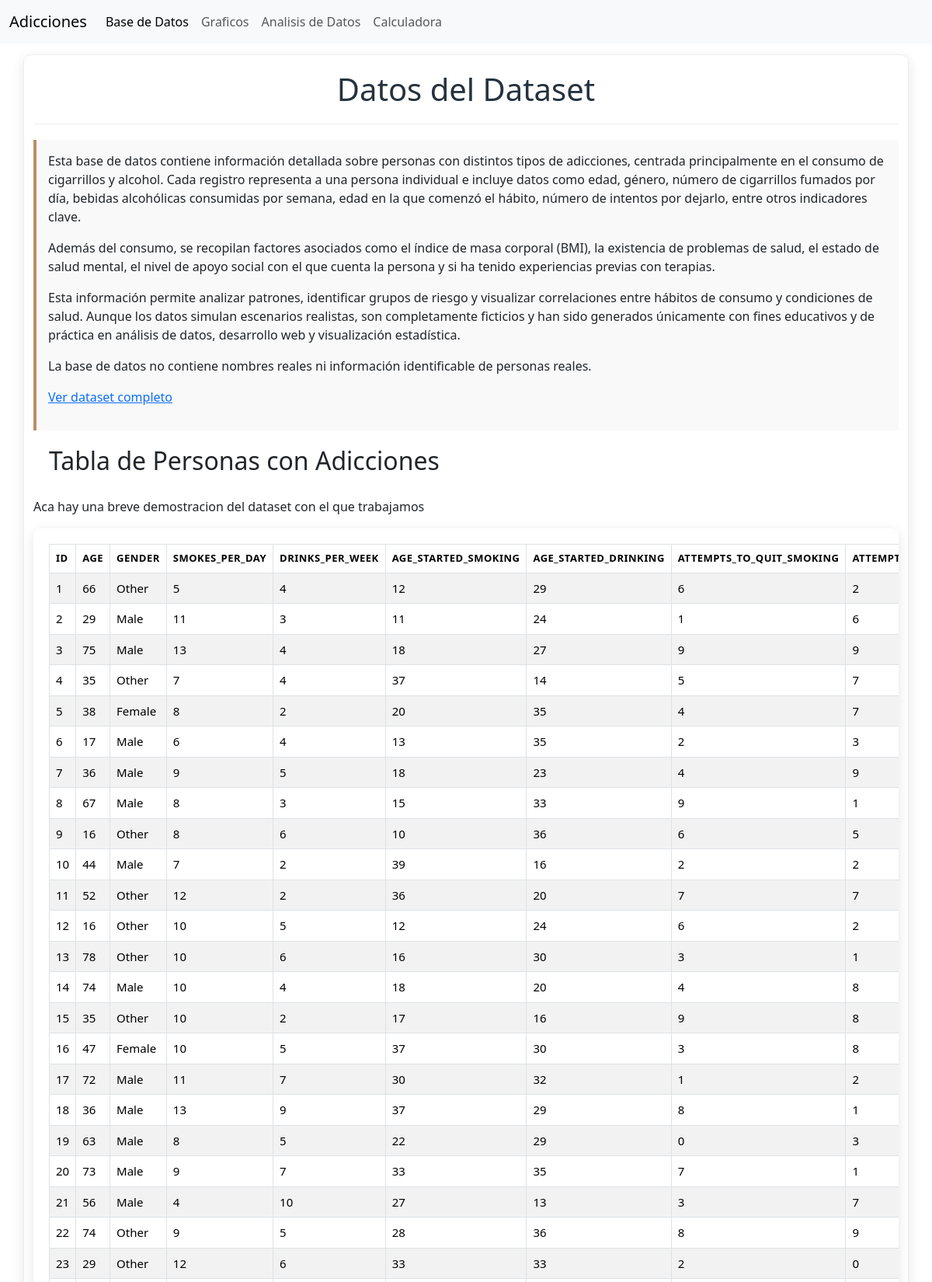
The page / (upper part) on the database its author committed.
### app.py (models this page shows)
class Persona(db.Model):
    id = db.Column(db.Integer, primary_key=True)
    age = db.Column(db.Integer)
    gender = db.Column(db.String(20))
    smokes_per_day = db.Column(db.Integer)
    drinks_per_week = db.Column(db.Integer)
    age_started_smoking = db.Column(db.Integer)
    age_started_drinking = db.Column(db.Integer)
    attempts_to_quit_smoking = db.Column(db.Integer)
    attempts_to_quit_drinking = db.Column(db.Integer)
    has_health_issues = db.Column(db.Boolean)
    mental_health_status = db.Column(db.String(50))
    social_support = db.Column(db.String(50))
    therapy_history = db.Column(db.String(50))

### app.py (the view)
@app.route('/')
def index():
    personas = Persona.query.limit(50).all()
    datos_cargados = len(personas) > 0
    return render_template('index.html', personas=personas, datos_cargados=datos_cargados)

### app.py (called while the page is built)
@app.before_request
def limpiar_una_vez():
    global inicializado
    if not inicializado:
        db.session.query(Persona).delete()
        db.session.commit()
        inicializado = True

### templates/index.html (shortened to what this page needs)
<!DOCTYPE html>
<html lang="es">
<head>
    <link rel="stylesheet" href="{{ url_for('static', filename='css/style.css') }}">
    <link href="https://cdn.jsdelivr.net/npm/bootstrap@5.3.6/dist/css/bootstrap.min.css" rel="stylesheet">
</head>
<body>
    <nav class="navbar navbar-expand-lg bg-body-tertiary fixed-top">
      <div class="container-fluid">
        <a class="navbar-brand" href="{{ url_for('index') }}">Adicciones</a>
        <div class="collapse navbar-collapse" id="navbarNav">
          <ul class="navbar-nav">
            <li class="nav-item">
              <a class="nav-link active" aria-current="page" href="{{ url_for('index') }}">Base de Datos</a>
            </li>
            <li class="nav-item">
              <a class="nav-link" href="{{ url_for('graficos') }}">Graficos</a>
            </li>
            <li class="nav-item">
              <a class="nav-link" href="{{ url_for('analisis_de_datos') }}">Analisis de Datos</a>
            </li>
            <li class="nav-item">
              <a class="nav-link" href="{{ url_for('predict') }}">Calculadora</a>
            </li>
          </ul>
        </div>
      </div>
    </nav>
    <div class="container">
        <header>
            <h1 class="titulo_principal">Datos del Dataset</h1>
        </header>
        <section class="descripcion">
            <p>
              Esta base de datos contiene información detallada sobre personas con distintos tipos de adicciones, centrada principalmente en el consumo de cigarrillos y alcohol.
              Cada registro representa a una persona individual e incluye datos como edad, género, número de cigarrillos fumados por día, bebidas alcohólicas consumidas por semana, edad en la que comenzó el hábito, número de intentos por dejarlo, entre otros indicadores clave.
            </p>
            <p>
              Además del consumo, se recopilan factores asociados como el índice de masa corporal (BMI), la existencia de problemas de salud, el estado de salud mental, el nivel de apoyo social con el que cuenta la persona y si ha tenido experiencias previas con terapias.
            </p>
            <p>
              Esta información permite analizar patrones, identificar grupos de riesgo y visualizar correlaciones entre hábitos de consumo y condiciones de salud. Aunque los datos simulan escenarios realistas, son completamente ficticios y han sido generados únicamente con fines educativos y de práctica en análisis de datos, desarrollo web y visualización estadística.
            </p>
            <p>
              La base de datos no contiene nombres reales ni información identificable de personas reales.
            </p>
            {% if datos_cargados %}
              <p><a href="{{ url_for('dataset_completo') }}">Ver dataset completo</a></p>
            {% endif %}
        </section>
{% if datos_cargados %}
<section class="tabla-personas">
  <h2 id="dataset">Tabla de Personas con Adicciones</h2>
  <p>Aca hay una breve demostracion del dataset con el que trabajamos</p>
  <div class="table-wrapper">
      <table class="table table-bordered table-striped">
          <thead>
              <tr>
                  {% for col in personas[0].__table__.columns.keys() %}
                      <th>{{ col }}</th>
                  {% endfor %}
              </tr>
          </thead>
          <tbody>
              {% for persona in personas %}
              <tr>
                  {% for col in persona.__table__.columns.keys() %}
                      <td>{{ persona[col] }}</td>
                  {% endfor %}
              </tr>
              {% endfor %}
          </tbody>
      </table>
  </div>
</section>
{% endif %}
    </div>

### static/css/style.css (style rules this page uses)
body { font-family: Arial, sans-serif; line-height: 1.6; margin: 0; padding: 20px; background-color: #f5f5f5; box-sizing: border-box; }
.container { max-width: 1200px; margin: 50px auto; padding: 20px; box-sizing: border-box; box-shadow: 0 4px 16px rgba(0, 0, 0, 0.1); background-color: white; border: 1px solid #eee; margin-bottom: 40px; border-radius: 10px; }
.titulo_principal { color: #26323f; text-align: center; padding-bottom: 20px; border-bottom: 1px solid #eee; }
.descripcion { background-color: #f9f9f9; padding: 15px; border-left: 4px solid #ba8f67; margin-top: 20px; }
#dataset { padding: 20px; }
.table-wrapper { overflow-x: auto; background: white; padding: 20px; border-radius: 10px; box-shadow: 0 4px 16px rgba(0, 0, 0, 0.1); scrollbar-width: none; }
table { width: 100%; border-collapse: collapse; font-size: 15px; }
th, td { padding: 12px 14px; border-bottom: 1px solid #ddd; text-align: left; }
th { background-color: #3498db; color: white; text-transform: uppercase; font-size: 13px; letter-spacing: 0.5px; }
tr:nth-child(even) { background-color: #f5f8fa; }

### rows shown on the page
Persona: id "1" "66" "Other" "5" "4" "12" "29" "6" "2"
Persona: id "2" "29" "Male" "11" "3" "11" "24" "1" "6"
Persona: id "3" "75" "Male" "13" "4" "18" "27" "9" "9"
Persona: id "4" "35" "Other" "7" "4" "37" "14" "5" "7"
Persona: id "5" "38" "Female" "8" "2" "20" "35" "4" "7"
Persona: id "6" "17" "Male" "6" "4" "13" "35" "2" "3"
Persona: id "7" "36" "Male" "9" "5" "18" "23" "4" "9"
Persona: id "8" "67" "Male" "8" "3" "15" "33" "9" "1"
Persona: id "9" "16" "Other" "8" "6" "10" "36" "6" "5"
Persona: id "10" "44" "Male" "7" "2" "39" "16" "2" "2"
Persona: id "11" "52" "Other" "12" "2" "36" "20" "7" "7"
Persona: id "12" "16" "Other" "10" "5" "12" "24" "6" "2"
Persona: id "13" "78" "Other" "10" "6" "16" "30" "3" "1"
Persona: id "14" "74" "Male" "10" "4" "18" "20" "4" "8"
Persona: id "15" "35" "Other" "10" "2" "17" "16" "9" "8"
Persona: id "16" "47" "Female" "10" "5" "37" "30" "3" "8"
Persona: id "17" "72" "Male" "11" "7" "30" "32" "1" "2"
Persona: id "18" "36" "Male" "13" "9" "37" "29" "8" "1"
Persona: id "19" "63" "Male" "8" "5" "22" "29" "0" "3"
Persona: id "20" "73" "Male" "9" "7" "33" "35" "7" "1"
Persona: id "21" "56" "Male" "4" "10" "27" "13" "3" "7"
Persona: id "22" "74" "Other" "9" "5" "28" "36" "8" "9"
Persona: id "23" "29" "Other" "12" "6" "33" "33" "2" "0"

### other values the page prints
{{ col }} "ID" "AGE" "GENDER" "SMOKES_PER_DAY" "DRINKS_PER_WEEK" "AGE_STARTED_SMOKING" "AGE_STARTED_DRINKING" "ATTEMPTS_TO_QUIT_SMOKING"
